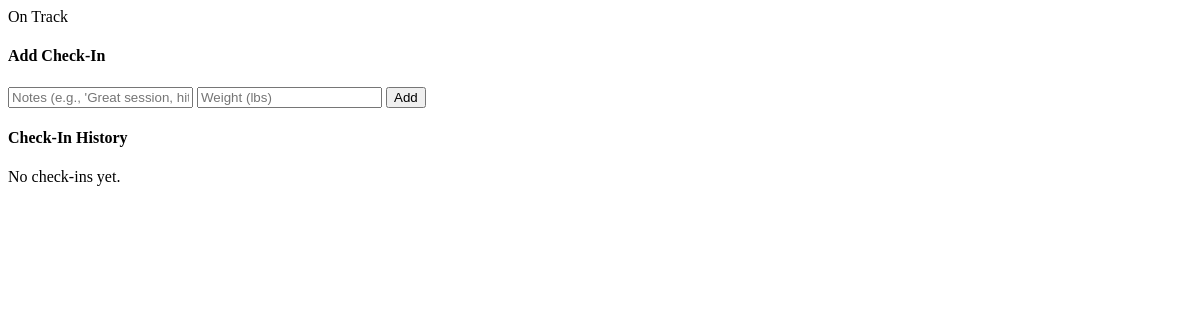
The app's page /client/2, older data.
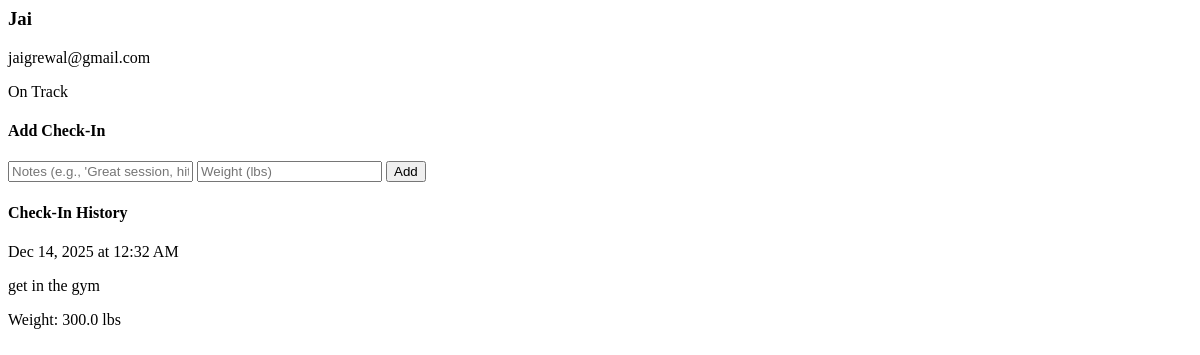
The same page, newer data.
### models.py (models this page shows, shortened)
class Base(DeclarativeBase):
    pass

class Client(Base):
    __tablename__ = "clients"
    id = Column(Integer, primary_key=True)
    name = Column(String, nullable=False)
    email = Column(String)
    last_checkin = Column(DateTime, default=datetime.utcnow)
    status = Column(String, default="on_track")
    checkins = relationship("CheckIn", back_populates="client", order_by="desc(CheckIn.created_at)")

class CheckIn(Base):
    __tablename__ = "checkins"
    id = Column(Integer, primary_key=True)
    client_id = Column(Integer, ForeignKey("clients.id"), nullable=False)
    note = Column(Text)
    weight = Column(Float)
    created_at = Column(DateTime, default=datetime.utcnow)
    client = relationship("Client", back_populates="checkins")

### main.py (the view)
@app.get("/client/{client_id}")
async def get_client(request: Request, client_id: int, db: AsyncSession = Depends(get_db)):
    result = await db.execute(select(Client).where(Client.id == client_id).options(selectinload(Client.checkins)))
    client = result.scalar_one_or_none()
    return templates.TemplateResponse("partials/client_detail.html", {
        "request": request,
        "client": client
    })

### templates/partials/client_detail.html
<div class="bg-white p-6 rounded shadow">
    <div class="flex justify-between items-start mb-4">
        <div>
            <h3 class="font-bold text-xl">{{ client.name }}</h3>
            <p class="text-gray-500">{{ client.email }}</p>
        </div>
        {% if client.status == "at_risk" %}
            <span class="bg-red-100 text-red-700 px-2 py-1 rounded text-sm">At Risk</span>
        {% else %}
            <span class="bg-green-100 text-green-700 px-2 py-1 rounded text-sm">On Track</span>
        {% endif %}
    </div>
    <h4 class="font-semibold mb-2 mt-6">Add Check-In</h4>
    <form
        hx-post="/client/{{ client.id }}/checkin"
        hx-target="#checkins-list"
        hx-swap="afterbegin"
        hx-on::after-request="this.reset()"
        class="flex gap-2 mb-4"
    >
        <input
            type="text"
            name="note"
            placeholder="Notes (e.g., 'Great session, hit PR')"
            class="border rounded px-3 py-2 flex-1"
        >
        <input
            type="number"
            name="weight"
            placeholder="Weight (lbs)"
            class="border rounded px-3 py-2 w-32"
        >
        <button
            type="submit"
            class="bg-green-600 text-white px-4 py-2 rounded hover:bg-green-700"
        >
            Add
        </button>
    </form>
    <h4 class="font-semibold mb-2">Check-In History</h4>
    <div id="checkins-list">
        {% if client.checkins %}
            {% for checkin in client.checkins %}
            <div class="border-l-4 border-blue-400 pl-3 py-2 mb-2">
                <p class="text-sm text-gray-500">{{ checkin.created_at.strftime('%b %d, %Y at %I:%M %p') }}</p>
                <p>{{ checkin.note or 'No notes' }}</p>
                {% if checkin.weight %}
                    <p class="text-sm text-gray-600">Weight: {{ checkin.weight }} lbs</p>
                {% endif %}
            </div>
            {% endfor %}
        {% else %}
            <p class="text-gray-500 text-sm">No check-ins yet.</p>
        {% endif %}
    </div>
</div>

Row changes from the older to the newer data that the page shows:
added Client: name "Jai", email "jaigrewal@gmail.com"
added CheckIn: created_at "Dec 14, 2025 at 12:32 AM", note "get in the gym", weight "300.0"
Text that changed along with them:
text no longer shown: "No check-ins yet."
